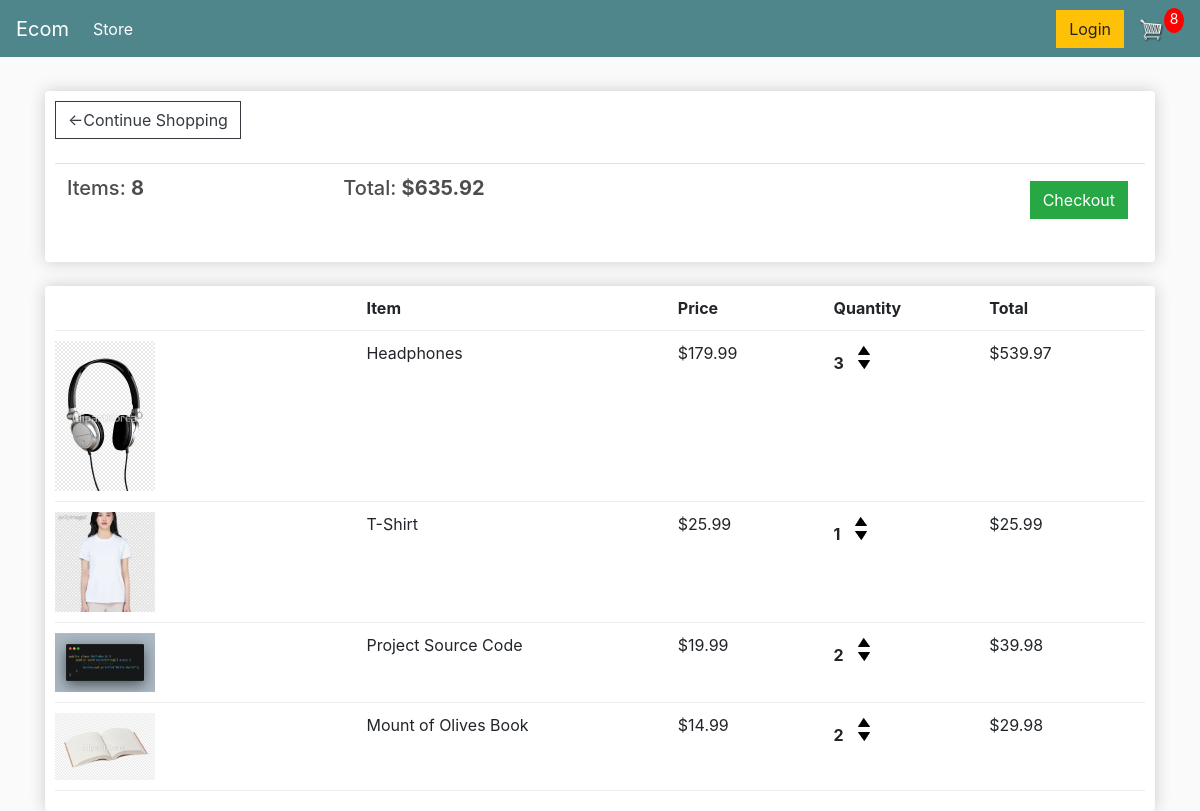
The page /cart/ (signed in) on the database as committed earlier.
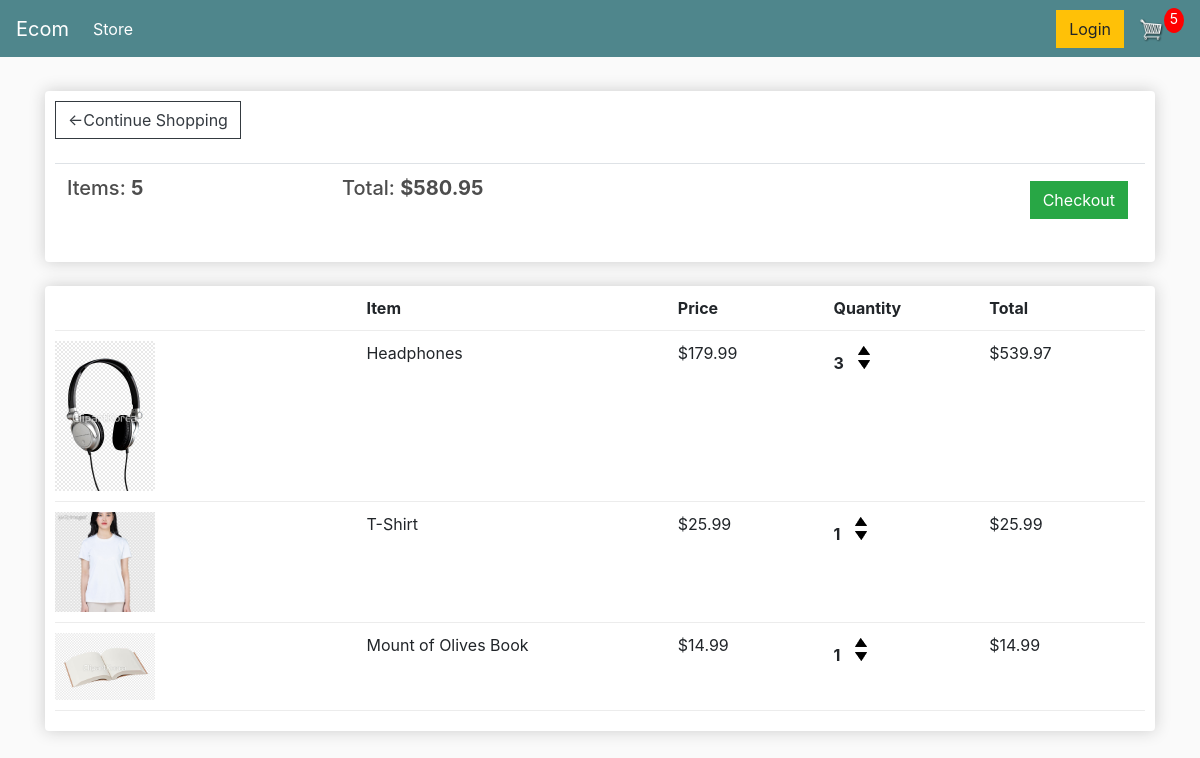
The same page on the database as committed later.
### store/models.py (models this page shows, shortened)
class Order(models.Model): #Customer의 자식 주문의 상태, 누구의 주문인지 등등을 확인
    customer = models.ForeignKey(Customer, on_delete=models.SET_NULL, null=True, blank=True)
    date_ordered = models.DateTimeField(auto_now_add=True)
    complete = models.BooleanField(default=False)
    transaction_id = models.CharField(max_length=100, null=True)
    @property
    def get_cart_total(self):
        orderitems = self.orderitem_set.all()
        total = sum([item.get_total for item in orderitems])
        return total
    @property
    def get_cart_items(self):
        orderitems = self.orderitem_set.all()
        total = sum([item.quantity for item in orderitems])
        return total

class OrderItem(models.Model): #Product와 Order의 자식
    product = models.ForeignKey(Product, on_delete=models.SET_NULL, null=True)
    order = models.ForeignKey(Order, on_delete=models.SET_NULL, null=True)
    quantity = models.IntegerField(default=0, null=True, blank=True)
    date_added = models.DateField(auto_now_add=True)
    @property
    def get_total(self):
        total = self.product.price * self.quantity
        return total

class Product(models.Model): #제품, 제품의 가격, 이미지등등을 저장
    name = models.CharField(max_length=200)
    price = models.FloatField()
    digital = models.BooleanField(default=False, null=True, blank=True)
    image = models.ImageField(null=True, blank=True)
    @property
    def imageURL(self):
        try:
            url = self.image.url
        except:
            url= ''
        return url

### store/views.py (the view)
# urls.py: path('cart/', views.cart, name="cart"),
def cart(request):
    if request.user.is_authenticated:
        customer = request.user.customer
        order, created=Order.objects.get_or_create(customer=customer, complete=False) #현재 가져온 customer의 order가 없으면 만들고 있으면 가져오기,
        items = order.orderitem_set.all() #OrderItem은 Order의 자식이기 현재Order의 OrderItem을 소문자로 orderitem_set.all()로 가져올수 있음
        cartItems = order.get_cart_items
    else:
        items=[]
        order = {'get_cart_total':0, 'get_cart_items':0}
        cartItems = order['get_cart_items']
    context ={'items':items, 'order':order,'cartItems':cartItems}
    return render(request,'store/cart.html',context)

### store/templates/store/cart.html
{% extends 'store/main.html' %}
{% load static %}
{% block content %}
    <div class="row">
        <div class="col-lg-12">
            <div class="box-element">
                <a class="btn btn-outline-dark" href="{% url 'store' %}">&#x2190;Continue Shopping</a>
                <br>
                <br>
                <table class="table">
                    <tr>
                        <th><h5>Items: <strong>{{ order.get_cart_items }}</strong></h5></th>
                        <th><h5>Total: <strong>${{ order.get_cart_total|floatformat:2  }}</strong></h5></th>
                        <th>
                            <a style="float: right; margin:5px" class="btn btn-success" href="{% url 'checkout' %}">
                            Checkout
                            </a>
                        </th>
                    </tr>
                </table>
            </div>
            <br>
            <div class="box-element">
                <div class="cart-row">
                    <div style="flex:2"></div>
                    <div style="flex:2"><strong>Item</strong></div>
                    <div style="flex:1"><strong>Price</strong></div>
                    <div style="flex:1"><strong>Quantity</strong></div>
                    <div style="flex:1"><strong>Total</strong></div>
                </div>
                {% for item in items %}
                <div class="cart-row">
                    <div style="flex:2"><img class="row-image" src="{{ item.product.imageURL }}"></div>
                    <div style="flex:2">{{ item.product.name }}</div>
                    <div style="flex:1">${{ item.product.price|floatformat:2 }}</div>
                    <div style="flex:1">
                        <p class="quantity">{{ item.quantity }}</p>
                        <div class="quantity">
                            <img data-product={{ item.product.id }} data-action="add" class="chg-quantity update-cart" src="{% static 'images/arrow-up.png' %}">
                            <img data-product={{ item.product.id }} data-action="remove" class="chg-quantity update-cart" src="{% static 'images/arrow-down.png' %}">
                        </div>
                    </div>
                    <div style="flex:1">${{ item.get_total }}</div>
                </div>
                {% endfor %}
            </div>
        </div>
    </div>
{% endblock content %}

Rows that differ between the two databases and show on the page:
removed OrderItem: product.imageURL (picture), product.name "Project Source Code", product.price "19.99", quantity "2", get_total "39.98"
changed through a linked row, Order: get_cart_items "8" → "5"; get_cart_total "635.92" → "580.95"
changed OrderItem "Mount of Olives Book": quantity "2" → "1"; get_total "29.98" → "14.99"
Other text that changed with them:
{{ cartItems }}: "8" → "5"
